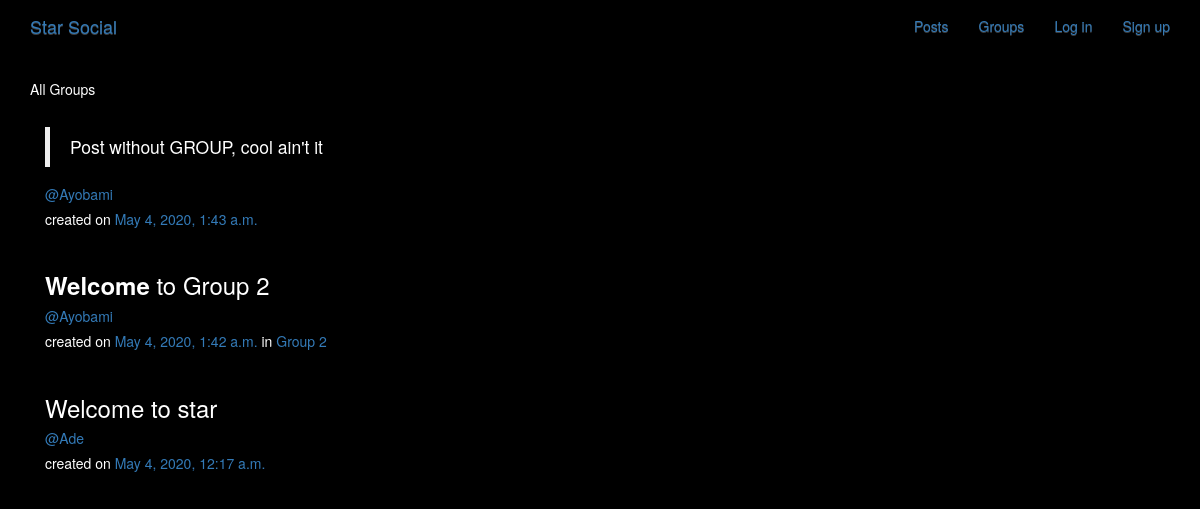
/posts/, run on the app's committed database.
### posts/models.py (models this page shows, shortened)
class Post(models.Model):
    user = models.ForeignKey(User, related_name='posts', on_delete=models.CASCADE)
    created_at = models.DateTimeField(auto_now=True)
    message = models.TextField()
    message_html = models.TextField(editable=False)
    group = models.ForeignKey(Group, related_name='posts', null=True, blank=True, on_delete=models.CASCADE)
    class Meta:
        ordering = ['-created_at']
        unique_together = ('user', 'message')

### groups/models.py (models this page shows, shortened)
class Group(models.Model):
    name = models.CharField(unique=True, max_length=50)
    slug = models.SlugField(allow_unicode=True, unique=True)
    description = models.TextField(blank=True, default='')
    description_html = models.TextField(editable=False, default='', blank=True)
    members = models.ManyToManyField(User, through='GroupMember')
    creator = models.CharField(max_length=500, default='')
    class Meta:
        ordering = ['name']

### posts/views.py (the view)
# urls.py: path('', views.PostList.as_view(), name='all'),
class PostList(SelectRelatedMixin,ListView):
    model = models.Post
    select_related = ('user', 'group')

### posts/templates/posts/post_list.html (shortened to what this page needs)
{% extends "posts/post_base.html" %}
{% block prepost %}
  <div class="col-md 4">
      <div class="card card-with-shadow">
          <div class="content">
                <h5 class="title">All Groups</h5>
          </div>
      </div>
  </div>
{% endblock prepost %}
{% block post_content %}
  <div class="col-md-8">
      {% for post in post_list %}
        {% include "posts/_post.html" %}
      {% endfor %}
  </div>
{% endblock post_content %}

### posts/templates/posts/_post.html (shortened to what this page needs)
<div class="post media">
    <h3>{{ post.message_html|safe }}</h3>
    <div class="media-body">
        <h5 class="media-heading">
            <span class="username">
                <a href="{% url 'posts:for_user' username=post.user.username %}">@{{ post.user.username|capfirst }}</a>
            </span>
            <h5>
                    <time class="time">created on
                            <a href="{% url 'posts:single' username=post.user.username pk=post.pk %}">{{ post.created_at }}</a>
                        </time>
                        {% if post.group %}
                        <span class="group-name">in <a href="{% url 'groups:single' slug=post.group.slug %}">{{ post.group.name }}</a></span>
                        {% endif %}
            </h5>
        </h5>
    </div>
</div>

### accounts/static/simplesocial/css/simple.css (style rules this page uses)
body { margin: 0; overflow: hidden; background-color: black; color:white; }

### data on the page
Post: message_html "Post without GROUP, cool ain't it", user.username "Ayobami", created_at "May 4, 2020, 1:43 a.m."
Post: message_html "Welcome to Group 2", user.username "Ayobami", created_at "May 4, 2020, 1:42 a.m.", group.name "Group 2"
Post: message_html "Welcome to star", user.username "Ade", created_at "May 4, 2020, 12:17 a.m."
